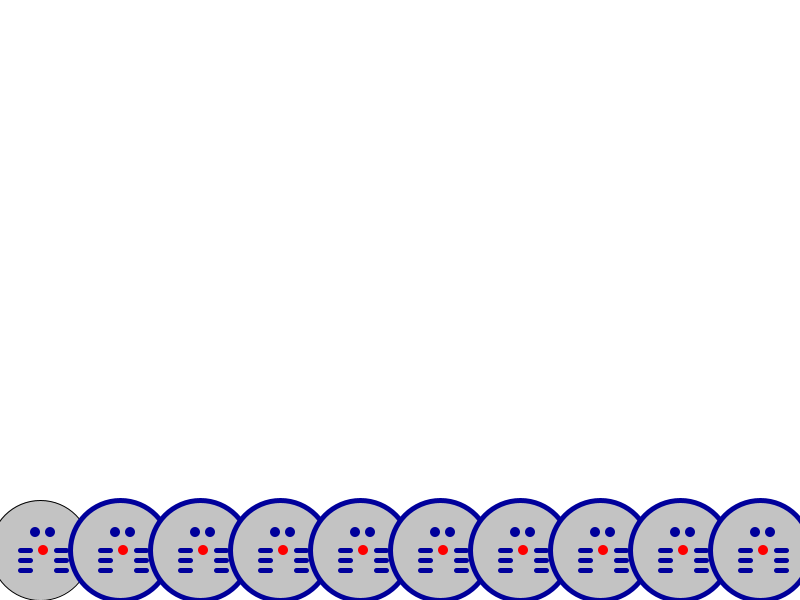
Frame 1 (no input)
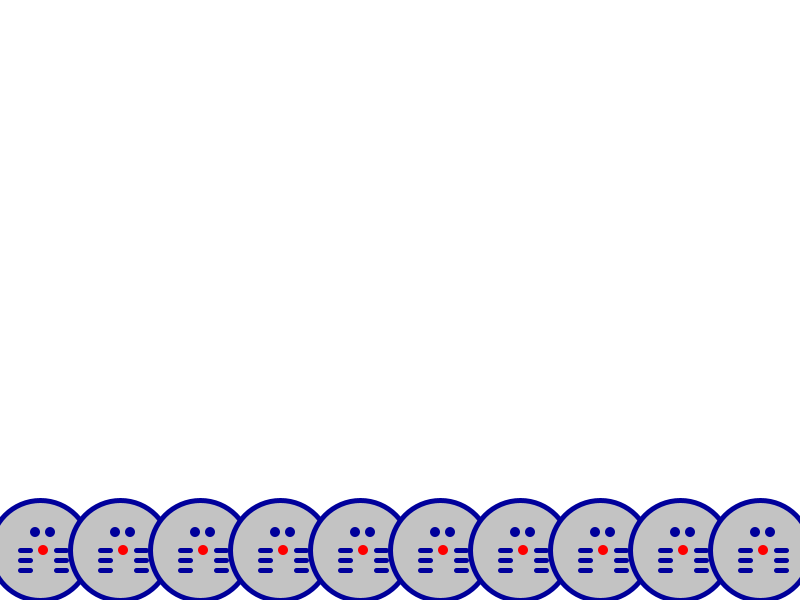
Frame 60 (the mouse pressed at the canvas centre just before this capture)
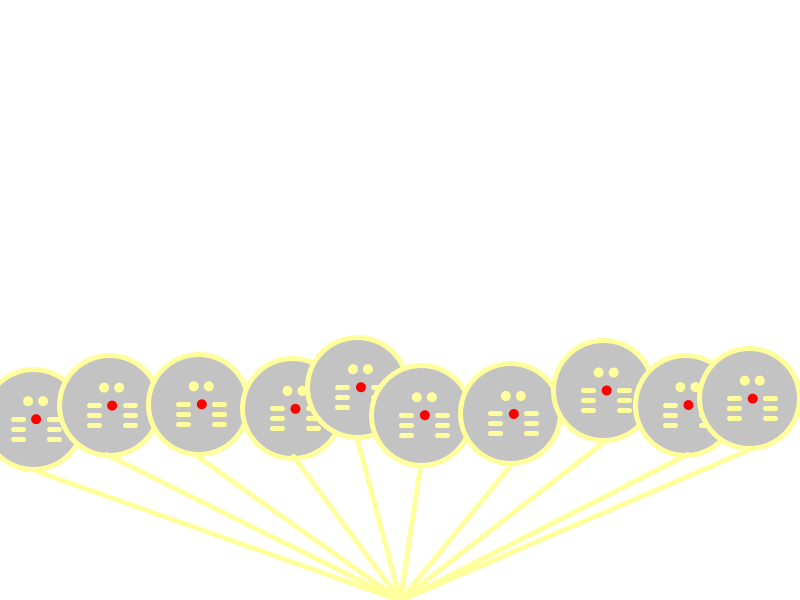
Frame 120 (the mouse held since frame 60 and released just before this capture)

The Processing sketch that drew these frames (run headless with seeded random() and noise(); from frame 60 on, the mouse is pressed at the canvas centre):

// Processing sketch: processing_105850
// ── processing_105850.pde

Monster[] bob = new Monster[10];

void setup() {
  size(800, 600);
  for (int i=0;i<bob.length;i++) {  
    bob[i]=new Monster();
    bob[i].prime(i* width/bob.length+40,height-50);
  }
}

void draw() {
  background(255);
  for (int i=0;i<bob.length;i++) {
    bob[i].animate();
  }
}

class Monster {

  //declare variables
  float x;
  float y;

  //declare animation variables
  float speed;
  float gravity;
  boolean shoot;

  //set up
  void prime(float a, float b) {
    x=a;
    y=b;
    speed=0;
    gravity=0.8;
    shoot=false;
  }

  void animate() {

    //head
    fill(195);
    ellipse(x, y, 100, 100);

    //nose
    noStroke();
    fill(255, 0, 0);
    ellipse(x+3, y, 10, 10);

    //Eyes
    noStroke();
    fill(mouseX, mouseY, 155);
    ellipse(x-5, y-18, 10, 10);
    ellipse(x+10, y-18, 10, 10);

    //legs
    stroke(mouseX, mouseY, 155);
    strokeWeight(5);
    line(x-20, y+20, x-10, y+20);
    line(x-20, y+10, x-10, y+10);
    line(x-20, y, x-10, y);
    line(x+16, y+20, x+26, y+20);
    line(x+16, y+10, x+26, y+10);
    line(x+16, y, x+26, y);

    if (shoot) {
      y = y + speed;
      x = x + random(-3, 3);
      speed = random(-5, 0);
      line(x,y+53,width/2,height);
    }

    if (mousePressed) {
      shoot=true;
    }
  }
}
